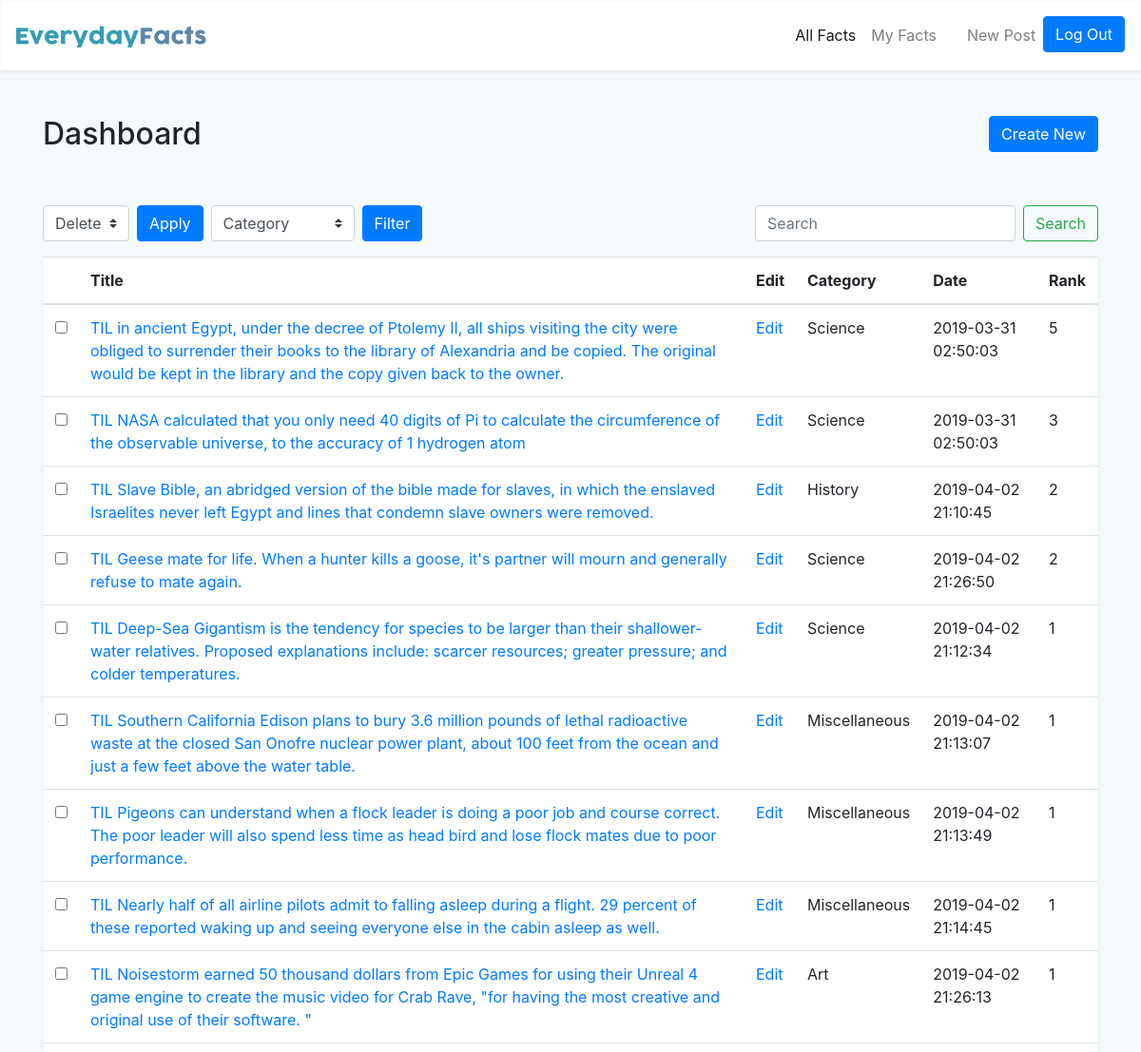
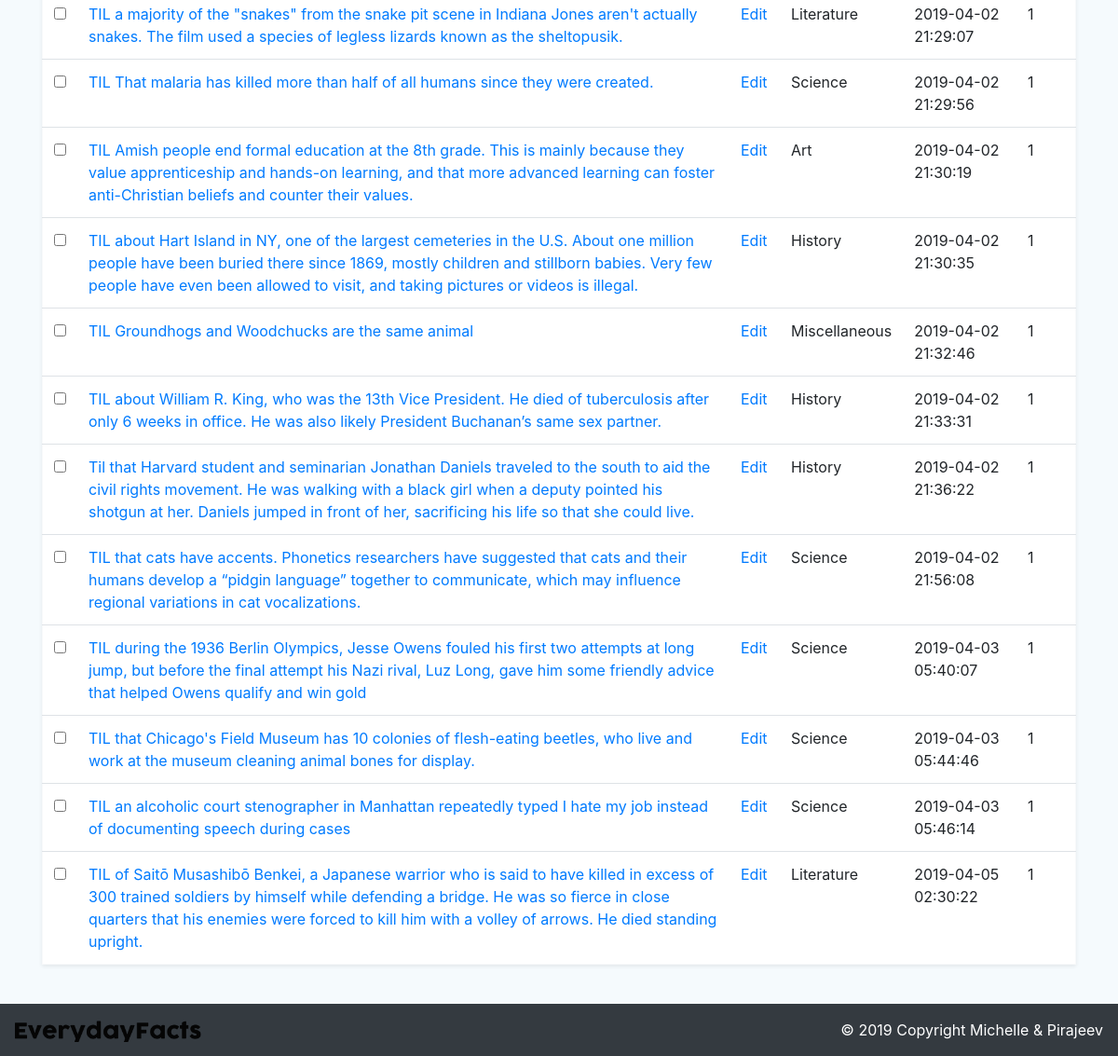
/dashboard.php (signed in), run on the app's committed database (2 pictures, top to bottom).
### tables this page shows
CREATE TABLE `Post` (
  `PostID` int(11) NOT NULL,
  `UserID` int(11) DEFAULT NULL,
  `Title` longtext,
  `PostDate` timestamp NOT NULL DEFAULT CURRENT_TIMESTAMP,
  `CategoryID` int(11) DEFAULT NULL,
  `Content` text NOT NULL
);

CREATE TABLE `Category` (
  `CategoryID` int(11) NOT NULL,
  `Type` varchar(50) DEFAULT NULL,
  `Image` text NOT NULL
);

### functions.php (called while the page is built, shortened)
<?php
function getDB()
{
	$conn= mysqli_connect(DBHOST, DBUSER, DBPASS, DBNAME);
	return $conn;
}
function getPosts($userID){
    $db = getDB();
    $statement = "SELECT p.PostID, p.Title, p.PostDate, c.Type, SUM(r.Number) as 'Rank' FROM Rank r
    INNER JOIN Post p
    INNER JOIN Users u
    INNER JOIN Category c
    ON u.UserID = p.UserID
    AND p.CategoryID = c.CategoryID
    AND p.PostID = r.PostID
    WHERE u.UserID = ?
    GROUP BY p.PostID ORDER BY Rank DESC";
    $statement = mysqli_prepare($db, $statement);
    mysqli_stmt_bind_param($statement,'i',$userID);
    mysqli_stmt_execute($statement);
    $result = mysqli_stmt_get_result($statement);
    return $result;
}
?>

### dashboard.php (the view, shortened to what this page needs)
<?php
include 'include/header.php';
include 'functions.php';
if ( isset( $_SESSION['userID'],$_POST["sel-category"])) {
    $a = $_SESSION['userID'];
    $cat = $_POST["sel-category"];
    if ($cat != ""){
        $result = filter($cat,$a);
    }
} else {
    $a = $_SESSION['userID'];
    $result = getPosts($a);
}
?>
<html>
    <body>
        <div class = "container">
            <div class = "row">
                <div class = "col-md-2">
                    <h2> Dashboard </h2>
                </div>
                <div class = "col-md-10">
                    <a href = "createPost.php" class="btn btn-primary float-right">Create New</a>
                </div>
            </div>
            <div class = "row mt-5">
                <div class = "col-md-6">
                <form method="post" class = "filter-options">
                    <div class = "form-inline">
                        <select name = "deleteOption" class = "mr-2 custom-select">
                            <option selected>Delete</option>
                        </select>
                        <input type="submit" name="deleteSubmit" value = "Apply" class="btn btn-primary">
                        <select name = "sel-category" class = "ml-2 mr-2 custom-select tx">
                            <option value ="0" selected>Category</option>
                        </select>
                        <button type="Submit" class="btn btn-primary">Filter</button>
                    </div>
                </div>
                <div class = "col-md-6">
                        <div class = "form-inline float-right">
                            <input class="form-control mr-sm-2" type="search" name = "searchbar" placeholder="Search" aria-label="Search">
                            <button class="btn btn-outline-success my-2 my-sm-0" type="submit">Search</button>
                        </div>
                </div>
            </div>
            <div class = "row mt-3">
                <div class = "col">
                <table class="table bg-white border border-light shadow-sm mb-5">
                    <thead>
                        <tr>
                        <th></th>
                        <th>Title</th>
                        <th>Edit</th>
                        <th>Category</th>
                        <th>Date</th>
                        <th>Rank</th>
                        </tr>
                    </thead>
                    <tbody>
                        <?php
                        if (mysqli_num_rows($result) > 0) {
                            while($row = mysqli_fetch_array($result)) {
                        ?>
                        <tr>
                        <th scope="row">
                                <input name = "checked_id[]" value="<?php echo $row["PostID"];?>" type="checkbox">
                        </th>
                        <td><a href="post.php?id=<?php echo $row["PostID"];?>"><?php echo $row["Title"];?></a></td>
                        <td><a href="editPost.php?id=<?php echo $row["PostID"];?>">Edit</a></td>
                        <td><?php echo $row["Type"];?></td>
                        <td><?php echo $row["PostDate"];?></td>
                        <td><?php echo $row["Rank"];?></td>
                        </tr>
                        <?php
                            }
                        } else {
                            echo ("No Posts");
                        }
                        ?>
                    </tbody>
                </table>
                </div>
            </div>
        </div>
        <div class = "footer bg-dark">
            <footer class="navbar navbar-expand-lg navbar-light bg-dark justify-content-between">
                <a href = "#" class="navbar-brand">
                    <img width="200" class = "img-fluid" src="./images/Logo-black.png">
                </a>
                <div class="text-white nav navbar-nav ml-auto">© 2019 Copyright Michelle & Pirajeev
                </div>
            </footer>
        </div>
    </body>
</html>

### css/style.css (style rules this page uses)
body { background-color: #f5fafd; padding-bottom: 50px; }
.footer { position: fixed; left: 0; bottom: 0; width: 100%; color: white; text-align: center; }

### data on the page
post: Title "TIL in ancient Egypt, under the decree of Ptolemy II, all ships visiting the city were obliged to surrender their books to the library of Alexandria and be copied. The original would be kept in the library and the copy given back to the owner.", CategoryID.Type "Science", PostDate "2019-03-31 02:50:03", Rank "5"
post: Title "TIL NASA calculated that you only need 40 digits of Pi to calculate the circumference of the observable universe, to the accuracy of 1 hydrogen atom", CategoryID.Type "Science", PostDate "2019-03-31 02:50:03", Rank "3"
post: Title "TIL Slave Bible, an abridged version of the bible made for slaves, in which the enslaved Israelites never left Egypt and lines that condemn slave owners were removed.", CategoryID.Type "History", PostDate "2019-04-02 21:10:45", Rank "2"
post: Title "TIL Geese mate for life. When a hunter kills a goose, it's partner will mourn and generally refuse to mate again.", CategoryID.Type "Science", PostDate "2019-04-02 21:26:50", Rank "2"
post: Title "TIL Deep-Sea Gigantism is the tendency for species to be larger than their shallower-water relatives. Proposed explanations include: scarcer resources; greater pressure; and colder temperatures.", CategoryID.Type "Science", PostDate "2019-04-02 21:12:34", Rank "1"
post: Title "TIL Southern California Edison plans to bury 3.6 million pounds of lethal radioactive waste at the closed San Onofre nuclear power plant, about 100 feet from the ocean and just a few feet above the water table.", CategoryID.Type "Miscellaneous", PostDate "2019-04-02 21:13:07", Rank "1"
post: Title "TIL Pigeons can understand when a flock leader is doing a poor job and course correct. The poor leader will also spend less time as head bird and lose flock mates due to poor performance.", CategoryID.Type "Miscellaneous", PostDate "2019-04-02 21:13:49", Rank "1"
post: Title "TIL Nearly half of all airline pilots admit to falling asleep during a flight. 29 percent of these reported waking up and seeing everyone else in the cabin asleep as well.", CategoryID.Type "Miscellaneous", PostDate "2019-04-02 21:14:45", Rank "1"
post: Title "TIL Noisestorm earned 50 thousand dollars from Epic Games for using their Unreal 4 game engine to create the music video for Crab Rave, \"for having the most creative and original use of their software. \"", CategoryID.Type "Art", PostDate "2019-04-02 21:26:13", Rank "1"
post: Title "TIL a majority of the \"snakes\" from the snake pit scene in Indiana Jones aren't actually snakes. The film used a species of legless lizards known as the sheltopusik.", CategoryID.Type "Literature", PostDate "2019-04-02 21:29:07", Rank "1"
post: Title "TIL That malaria has killed more than half of all humans since they were created.", CategoryID.Type "Science", PostDate "2019-04-02 21:29:56", Rank "1"
post: Title "TIL Amish people end formal education at the 8th grade. This is mainly because they value apprenticeship and hands-on learning, and that more advanced learning can foster anti-Christian beliefs and counter their values.", CategoryID.Type "Art", PostDate "2019-04-02 21:30:19", Rank "1"
post: Title "TIL about Hart Island in NY, one of the largest cemeteries in the U.S. About one million people have been buried there since 1869, mostly children and stillborn babies. Very few people have even been allowed to visit, and taking pictures or videos is illegal.", CategoryID.Type "History", PostDate "2019-04-02 21:30:35", Rank "1"
post: Title "TIL Groundhogs and Woodchucks are the same animal", CategoryID.Type "Miscellaneous", PostDate "2019-04-02 21:32:46", Rank "1"
post: Title "TIL about William R. King, who was the 13th Vice President. He died of tuberculosis after only 6 weeks in office. He was also likely President Buchanan’s same sex partner.", CategoryID.Type "History", PostDate "2019-04-02 21:33:31", Rank "1"
post: Title "Til that Harvard student and seminarian Jonathan Daniels traveled to the south to aid the civil rights movement. He was walking with a black girl when a deputy pointed his shotgun at her. Daniels jumped in front of her, sacrificing his life so that she could live.", CategoryID.Type "History", PostDate "2019-04-02 21:36:22", Rank "1"
post: Title "TIL that cats have accents. Phonetics researchers have suggested that cats and their humans develop a “pidgin language” together to communicate, which may influence regional variations in cat vocalizations.", CategoryID.Type "Science", PostDate "2019-04-02 21:56:08", Rank "1"
post: Title "TIL during the 1936 Berlin Olympics, Jesse Owens fouled his first two attempts at long jump, but before the final attempt his Nazi rival, Luz Long, gave him some friendly advice that helped Owens qualify and win gold", CategoryID.Type "Science", PostDate "2019-04-03 05:40:07", Rank "1"
post: Title "TIL that Chicago's Field Museum has 10 colonies of flesh-eating beetles, who live and work at the museum cleaning animal bones for display.", CategoryID.Type "Science", PostDate "2019-04-03 05:44:46", Rank "1"
post: Title "TIL an alcoholic court stenographer in Manhattan repeatedly typed I hate my job instead of documenting speech during cases", CategoryID.Type "Science", PostDate "2019-04-03 05:46:14", Rank "1"
post: Title "TIL of Saitō Musashibō Benkei, a Japanese warrior who is said to have killed in excess of 300 trained soldiers by himself while defending a bridge. He was so fierce in close quarters that his enemies were forced to kill him with a volley of arrows. He died standing upright.", CategoryID.Type "Literature", PostDate "2019-04-05 02:30:22", Rank "1"
